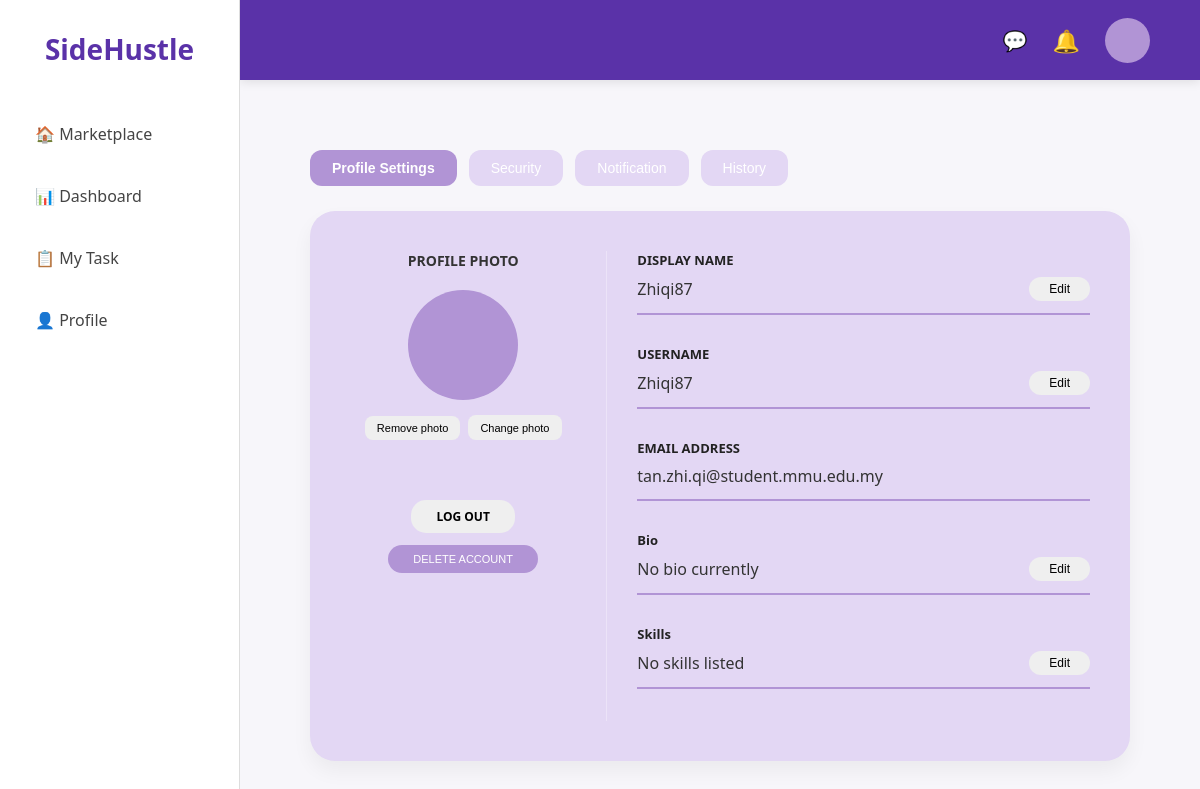
The app's page /profile (signed in) with its own data.
### app.py (models this page shows, shortened)
class User(db.Model):
    id = db.Column(db.Integer, primary_key=True)
    email = db.Column(db.String(150), unique=True, nullable=False)
    username = db.Column(db.String(150), unique=True, nullable=False)
    display_name = db.Column(db.String(150), nullable=True)
    password = db.Column(db.String(150), nullable=False)
    security_question = db.Column(db.String(200), nullable=False)
    security_answer = db.Column(db.String(200), nullable=False)
    bio = db.Column(db.Text, default="No bio currently")
    avatar = db.Column(db.String(200), nullable=True)
    skills = db.Column(db.Text, default="No skills listed")
    is_admin = db.Column(db.Boolean, default=False)
    credit = db.Column(db.Float, default=0.0)
    total_rating = db.Column(db.Float, default=5.0)
    review_count = db.Column(db.Integer, default=1)
    tasks_completed = db.Column(db.Integer, default=0)

### app.py (the view)
@app.route('/profile')
def profile():
    if 'user_id' not in session:
        return redirect(url_for('login'))
    user = db.session.get(User, session['user_id'])
    return render_template('profile.html', user=user)

### app.py (called while the page is built)
@app.context_processor
def inject_notifications():
    if 'user_id' in session:
        current_user = User.query.get(session['user_id'])
        if current_user:
            user_notifications = Notification.query.filter_by(
                user_id=current_user.id
            ).order_by(Notification.id.desc()).limit(5).all()
            return dict(notifications=user_notifications)
        else:
            session.pop('user_id', None)
    return dict(notifications=[])

### templates/profile.html (shortened to what this page needs)
{% extends "base.html" %}
{% block content %}
<link rel="stylesheet" href="{{ url_for('static', filename='profile.css') }}">
<link rel='stylesheet' href='https://cdn-uicons.flaticon.com/uicons-regular-rounded/css/uicons-regular-rounded.css'>
<link rel="stylesheet" href="https://cdnjs.cloudflare.com/ajax/libs/cropperjs/1.5.13/cropper.min.css">
<div class="profile-wrapper">
    <div class="tab-container">
        <button class="tab active">Profile Settings</button>
        <button class="tab">Security</button>
        <button class="tab">Notification</button>
        <button class="tab">History</button>
    </div>
    <div class="profile-main-card">
        <div class="profile-left-panel">
            <h3 class="section-title">PROFILE PHOTO</h3>
            <form id="avatar-form" action="{{ url_for('update_profile') }}" method="POST" enctype="multipart/form-data">
                <div class="avatar-box" onclick="document.getElementById('avatar-input').click()" style="cursor: pointer;">
                </div>
            </form>
            <div class="photo-controls">
                <form action="{{ url_for('update_profile') }}" method="POST" style="display: inline;">
                    <button class="small-btn">Remove photo</button>
                </form>
                <button class="small-btn" onclick="document.getElementById('avatar-input').click()">Change photo</button>
            </div>
            <div class="log-out-delete">
                <a href="{{ url_for('login') }}" class="logout-link-btn">LOG OUT</a>
                <form action="{{ url_for('delete_account') }}" method="POST" onsubmit="return confirm('Are you absolutely sure you want to permanently delete your account? This action cannot be undone.');" style="display: inline;">
                    <button type="submit" class="delete-acc-btn" style="cursor: pointer;">DELETE ACCOUNT</button>
                </form>
            </div>
        </div>
        <div class="profile-right-panel">
            <div class="detail-row" id="row-displayname">
                <label>DISPLAY NAME</label>
                <div class="field-content">
                    <span class="view-mode">{{ user.display_name if user.display_name else user.username }}</span>
                    <button class="edit-btn view-mode" onclick="toggleEdit('displayname')">Edit</button>
                </div>
            </div>
            <div class="detail-row" id="row-username">
                <label>USERNAME</label>
                <div class="field-content">
                    <span class="view-mode">{{ user.username }}</span>
                    <button class="edit-btn view-mode" onclick="toggleEdit('username')">Edit</button>
                </div>
            </div>
            <div class="detail-row">
                <label>EMAIL ADDRESS</label>
                <div class="field-content">
                    <span>{{ user.email }}</span>
                </div>
            </div>
            <div class="detail-row" id="row-bio">
                <label>Bio</label>
                <div class="field-content">
                    <span class="view-mode">{{ user.bio if user.bio and user.bio.strip() != "" else "No bio currently" }}</span>
                    <button class="edit-btn view-mode" onclick="toggleEdit('bio')">Edit</button>
                </div>
            </div>
            <div class="detail-row" id="row-skills">
                <label>Skills</label>
                <div class="field-content">
                    <span class="view-mode">{{ user.skills if user.skills else "No skills listed" }}</span>
                    <button class="edit-btn view-mode" onclick="toggleEdit('skills')">Edit</button>
                </div>
            </div>
        </div>
    </div>
</div>
{% endblock %}

### static/style.css (style rules this page uses)
* { box-sizing: border-box; margin: 0; padding: 0; }
body { font-family: 'Segoe UI', Roboto, Helvetica, Arial, sans-serif; background-color: #f7f6fa; color: #2d263b; overflow-x: hidden; }

### static/profile.css (style rules this page uses)
.profile-wrapper { padding: 30px; height: 100%; }
.tab-container { display: flex; gap: 12px; margin-bottom: 25px; }
.tab { background: #e3d7f4; color: white; border: none; padding: 10px 22px; border-radius: 12px; font-size: 14px; cursor: pointer; }
.tab.active { background: #b194d5; font-weight: bold; }
.profile-main-card { background: #e3d7f4; border-radius: 25px; display: flex; padding: 40px; min-height: 550px; box-shadow: 0 10px 20px rgba(0,0,0,0.05); }
.profile-left-panel { flex: 1; text-align: center; border-right: 1.5px solid rgba(255, 255, 255, 0.3); padding-right: 30px; }
.section-title { font-size: 14px; color: #333; margin-bottom: 20px; }
.avatar-box { width: 110px; height: 110px; background: #b194d5; border-radius: 50%; margin: 0 auto 15px; display: flex; align-items: center; justify-content: center; color: white; font-size: 35px; transition: all 0.3s ease; overflow: hidden; position: relative; }
.photo-controls { display: flex; gap: 8px; justify-content: center; margin-bottom: 60px; }
.small-btn { background: #efefef; border: none; padding: 6px 12px; border-radius: 8px; font-size: 11px; cursor: pointer; }
.log-out-delete { margin-top: 40px; display: flex; flex-direction: column; gap: 12px; align-items: center; }
.logout-link-btn { background: #efefef; color: black; text-decoration: none; padding: 8px 25px; border-radius: 15px; font-size: 12px; font-weight: bold; }
.delete-acc-btn { background: #b194d5; color: white; border: none; padding: 8px 25px; border-radius: 15px; font-size: 11px; }
.profile-right-panel { flex: 2; padding-left: 30px; }
.detail-row { margin-bottom: 30px; border-bottom: 2px solid #b194d5; padding-bottom: 12px; }
.detail-row label { display: block; font-weight: bold; font-size: 13px; margin-bottom: 8px; color: #222; }
.field-content { display: flex; justify-content: space-between; align-items: center; }
.field-content span { font-size: 16px; color: #333; }
.edit-btn { background: #efefef; border: none; padding: 5px 20px; border-radius: 15px; font-size: 12px; cursor: pointer; }

### records on screen
User: display_name+username "Zhiqi87", username "Zhiqi87", email "tan.zhi.qi@student.mmu.edu.my", bio "No bio currently", skills "No skills listed"
